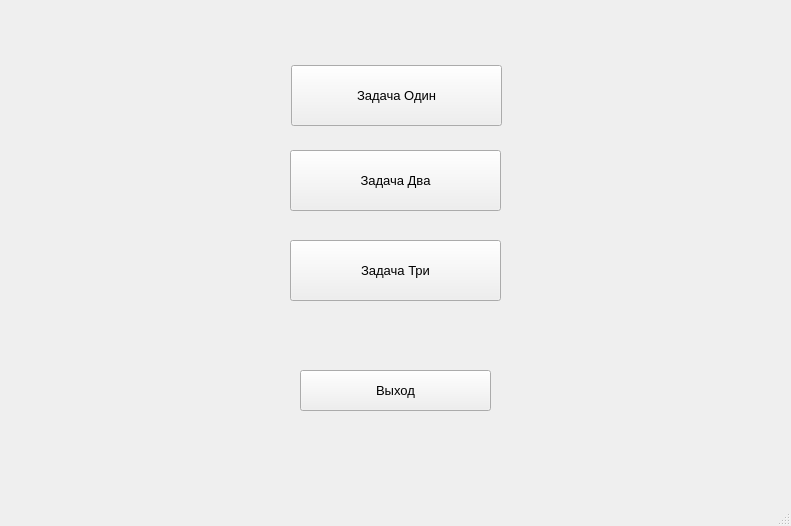
<?xml version="1.0" encoding="UTF-8"?>
<ui version="4.0">
 <class>MainWindow</class>
 <widget class="QMainWindow" name="MainWindow">
  <property name="geometry">
   <rect>
    <x>0</x>
    <y>0</y>
    <width>791</width>
    <height>526</height>
   </rect>
  </property>
  <property name="windowTitle">
   <string>MainWindow</string>
  </property>
  <widget class="QWidget" name="centralwidget">
   <widget class="QPushButton" name="pushButtonTaskOne">
    <property name="geometry">
     <rect>
      <x>291</x>
      <y>65</y>
      <width>211</width>
      <height>61</height>
     </rect>
    </property>
    <property name="font">
     <font>
      <pointsize>10</pointsize>
     </font>
    </property>
    <property name="text">
     <string>Задача Один</string>
    </property>
   </widget>
   <widget class="QPushButton" name="pushButtonTaskTwo">
    <property name="geometry">
     <rect>
      <x>290</x>
      <y>150</y>
      <width>211</width>
      <height>61</height>
     </rect>
    </property>
    <property name="font">
     <font>
      <pointsize>10</pointsize>
     </font>
    </property>
    <property name="text">
     <string>Задача Два</string>
    </property>
   </widget>
   <widget class="QPushButton" name="pushButtonTaskThree">
    <property name="geometry">
     <rect>
      <x>290</x>
      <y>240</y>
      <width>211</width>
      <height>61</height>
     </rect>
    </property>
    <property name="font">
     <font>
      <pointsize>10</pointsize>
     </font>
    </property>
    <property name="text">
     <string>Задача Три</string>
    </property>
   </widget>
   <widget class="QPushButton" name="pushButtonExitApp">
    <property name="geometry">
     <rect>
      <x>300</x>
      <y>370</y>
      <width>191</width>
      <height>41</height>
     </rect>
    </property>
    <property name="font">
     <font>
      <pointsize>10</pointsize>
     </font>
    </property>
    <property name="text">
     <string>Выход</string>
    </property>
   </widget>
  </widget>
  <widget class="QMenuBar" name="menubar">
   <property name="geometry">
    <rect>
     <x>0</x>
     <y>0</y>
     <width>791</width>
     <height>17</height>
    </rect>
   </property>
  </widget>
  <widget class="QStatusBar" name="statusbar"/>
 </widget>
 <resources/>
 <connections/>
</ui>
